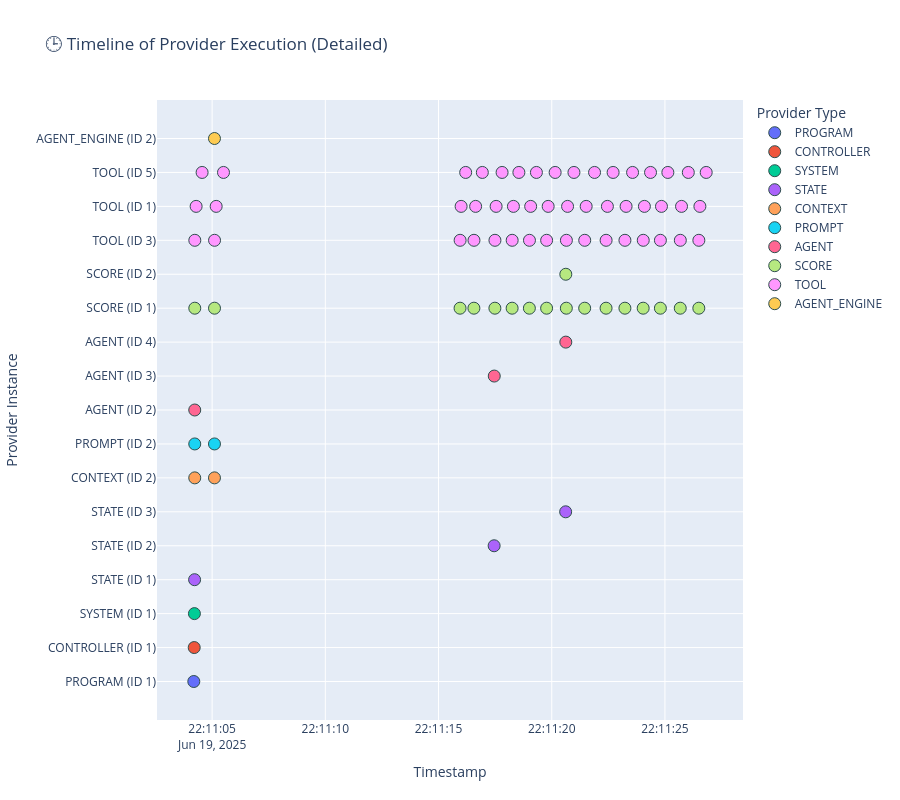

Notebook cell for this chart:
### Markdown cell above
### 🕒 Timeline of Provider Execution

This scatter plot displays a time-ordered trace of all provider invocations that occurred during the session.

#### 🧠 What this code does:
- Uses `plotly.express.scatter` to plot each row from `provider_log` based on its `timestamp` and `provider_type`.
- Each dot represents a single provider call.
- Hovering over a point reveals metadata: `provider_id`, `called_by_type`, `called_by_id`, and `latency_ms`.

#### 🔍 What you're observing:
- Execution begins at the top (`program`) and flows down through `controller`, `system`, `state`, and into `agent`, `score`, and `tool`.
- The **dense lower bands** (especially `tool` and `score`) indicate high-frequency, low-latency invocations.
- **Temporal clustering** shows how providers group during nested FSM transitions.
- You can use this view to:
  - Spot bottlenecks
  - Identify execution gaps
  - Debug step timing issues
  - Correlate structural vs runtime behavior

This chart complements the **Sankey diagram** by emphasizing *when* events happened rather than *how* they are structurally connected.

### Code cell
import plotly.express as px

# Step 1: Copy and create unique instance identifier
df_timeline = df.copy()
df_timeline["provider_label"] = df_timeline["provider_type"].astype(str).str.split(".").str[-1]
df_timeline["provider_instance"] = df_timeline.apply(
    lambda row: f"{row['provider_label']} (ID {row['provider_id']})", axis=1
)

# Step 2: Get vertical order (preserve call order)
instance_order = df_timeline.sort_values("timestamp")["provider_instance"].unique().tolist()

# Step 3: Plot
fig = px.scatter(
    df_timeline,
    x="timestamp",
    y=pd.Categorical(df_timeline["provider_instance"], categories=instance_order, ordered=True),
    color="provider_label",
    hover_data=["provider_id", "called_by_type", "called_by_id", "latency_ms"],
    title="🕒 Timeline of Provider Execution (Detailed)"
)

# Step 4: Visual tuning
fig.update_traces(marker=dict(size=12, line=dict(width=1, color="DarkSlateGrey")))
fig.update_layout(
    yaxis_title="Provider Instance",
    xaxis_title="Timestamp",
    legend_title="Provider Type",
    height=800
)

fig.show()

### Figure 1 — Plotly figure (JSON) as saved in the notebook; plotly's stock layout.template omitted (floating-point values rounded to 4 significant figures; data arrays with more than 128 entries replaced by an {"elided": "..."} marker saying what was removed)
{"data": [{"customdata": [[1, "PROVIDER_TYPE.SESSION", 1, 23115]], "hovertemplate": "provider_label=PROGRAM<br>timestamp=%{x}<br>y=%{y}<br>provider_id=%{customdata[0]}<br>called_by_type=%{customdata[1]}<br>called_by_id=%{customdata[2]}<br>latency_ms=%{customdata[3]}<extra></extra>", "legendgroup": "PROGRAM", "marker": {"color": "#636efa", "line": {"color": "DarkSlateGrey", "width": 1}, "size": 12, "symbol": "circle"}, "mode": "markers", "name": "PROGRAM", "orientation": "v", "showlegend": true, "type": "scatter", "x": ["2025-06-19T22:11:04.190419000"], "xaxis": "x", "y": ["PROGRAM (ID 1)"], "yaxis": "y"}, {"customdata": [[1, "PROVIDER_TYPE.PROGRAM", 1, 21456]], "hovertemplate": "provider_label=CONTROLLER<br>timestamp=%{x}<br>y=%{y}<br>provider_id=%{customdata[0]}<br>called_by_type=%{customdata[1]}<br>called_by_id=%{customdata[2]}<br>latency_ms=%{customdata[3]}<extra></extra>", "legendgroup": "CONTROLLER", "marker": {"color": "#EF553B", "line": {"color": "DarkSlateGrey", "width": 1}, "size": 12, "symbol": "circle"}, "mode": "markers", "name": "CONTROLLER", "orientation": "v", "showlegend": true, "type": "scatter", "x": ["2025-06-19T22:11:04.208419000"], "xaxis": "x", "y": ["CONTROLLER (ID 1)"], "yaxis": "y"}, {"customdata": [[1, "PROVIDER_TYPE.CONTROLLER", 1, 19809]], "hovertemplate": "provider_label=SYSTEM<br>timestamp=%{x}<br>y=%{y}<br>provider_id=%{customdata[0]}<br>called_by_type=%{customdata[1]}<br>called_by_id=%{customdata[2]}<br>latency_ms=%{customdata[3]}<extra></extra>", "legendgroup": "SYSTEM", "marker": {"color": "#00cc96", "line": {"color": "DarkSlateGrey", "width": 1}, "size": 12, "symbol": "circle"}, "mode": "markers", "name": "SYSTEM", "orientation": "v", "showlegend": true, "type": "scatter", "x": ["2025-06-19T22:11:04.217932000"], "xaxis": "x", "y": ["SYSTEM (ID 1)"], "yaxis": "y"}, {"customdata": [[1, "PROVIDER_TYPE.SYSTEM", 1, 13220], [2, "PROVIDER_TYPE.SYSTEM", 1, 3150], [3, "PROVIDER_TYPE.SYSTEM", 1, 1771]], "hovertemplate": "provider_label=STATE<br>timestamp=%{x}<br>y=%{y}<br>provider_id=%{customdata[0]}<br>called_by_type=%{customdata[1]}<br>called_by_id=%{customdata[2]}<br>latency_ms=%{customdata[3]}<extra></extra>", "legendgroup": "STATE", "marker": {"color": "#ab63fa", "line": {"color": "DarkSlateGrey", "width": 1}, "size": 12, "symbol": "circle"}, "mode": "markers", "name": "STATE", "orientation": "v", "showlegend": true, "type": "scatter", "x": ["2025-06-19T22:11:04.225933000", "2025-06-19T22:11:17.455457000", "2025-06-19T22:11:20.614114000"], "xaxis": "x", "y": ["STATE (ID 1)", "STATE (ID 2)", "STATE (ID 3)"], "yaxis": "y"}, {"customdata": [[2, "PROVIDER_TYPE.PROMPT", 2, 859], [2, "PROVIDER_TYPE.PROMPT", 2, 847]], "hovertemplate": "provider_label=CONTEXT<br>timestamp=%{x}<br>y=%{y}<br>provider_id=%{customdata[0]}<br>called_by_type=%{customdata[1]}<br>called_by_id=%{customdata[2]}<br>latency_ms=%{customdata[3]}<extra></extra>", "legendgroup": "CONTEXT", "marker": {"color": "#FFA15A", "line": {"color": "DarkSlateGrey", "width": 1}, "size": 12, "symbol": "circle"}, "mode": "markers", "name": "CONTEXT", "orientation": "v", "showlegend": true, "type": "scatter", "x": ["2025-06-19T22:11:04.231933000", "2025-06-19T22:11:05.103990000"], "xaxis": "x", "y": ["CONTEXT (ID 2)", "CONTEXT (ID 2)"], "yaxis": "y"}, {"customdata": [[2, "PROVIDER_TYPE.AGENT", 2, 866], [2, "PROVIDER_TYPE.AGENT_ENGINE", 2, 850]], "hovertemplate": "provider_label=PROMPT<br>timestamp=%{x}<br>y=%{y}<br>provider_id=%{customdata[0]}<br>called_by_type=%{customdata[1]}<br>called_by_id=%{customdata[2]}<br>latency_ms=%{customdata[3]}<extra></extra>", "legendgroup": "PROMPT", "marker": {"color": "#19d3f3", "line": {"color": "DarkSlateGrey", "width": 1}, "size": 12, "symbol": "circle"}, "mode": "markers", "name": "PROMPT", "orientation": "v", "showlegend": true, "type": "scatter", "x": ["2025-06-19T22:11:04.231933000", "2025-06-19T22:11:05.103990000"], "xaxis": "x", "y": ["PROMPT (ID 2)", "PROMPT (ID 2)"], "yaxis": "y"}, {"customdata": [[2, "PROVIDER_TYPE.STATE", 1, 11710], [3, "PROVIDER_TYPE.STATE", 2, 1536], [4, "PROVIDER_TYPE.STATE", 3, 15]], "hovertemplate": "provider_label=AGENT<br>timestamp=%{x}<br>y=%{y}<br>provider_id=%{customdata[0]}<br>called_by_type=%{customdata[1]}<br>called_by_id=%{customdata[2]}<br>latency_ms=%{customdata[3]}<extra></extra>", "legendgroup": "AGENT", "marker": {"color": "#FF6692", "line": {"color": "DarkSlateGrey", "width": 1}, "size": 12, "symbol": "circle"}, "mode": "markers", "name": "AGENT", "orientation": "v", "showlegend": true, "type": "scatter", "x": ["2025-06-19T22:11:04.231933000", "2025-06-19T22:11:17.460973000", "2025-06-19T22:11:20.621118000"], "xaxis": "x", "y": ["AGENT (ID 2)", "AGENT (ID 3)", "AGENT (ID 4)"], "yaxis": "y"}, {"customdata": [[1, "PROVIDER_TYPE.CONTEXT", 2, 848], [1, "PROVIDER_TYPE.CONTEXT", 2, 840], [1, "PROVIDER_TYPE.SYSTEM", 1, 602], [1, "PROVIDER_TYPE.SYSTEM", 1, 874], [1, "PROVIDER_TYPE.AGENT", 3, 757], [1, "PROVIDER_TYPE.AGENT", 3, 736], [1, "PROVIDER_TYPE.SYSTEM", 1, 754], [1, "PROVIDER_TYPE.SYSTEM", 1, 822], [2, "PROVIDER_TYPE.AGENT", 4, 7], [1, "PROVIDER_TYPE.SYSTEM", 1, 804], [1, "PROVIDER_TYPE.SYSTEM", 1, 922], [1, "PROVIDER_TYPE.CONTROLLER", 1, 828], [1, "PROVIDER_TYPE.CONTROLLER", 1, 789], [1, "PROVIDER_TYPE.PROGRAM", 1, 754], [1, "PROVIDER_TYPE.PROGRAM", 1, 858], [1, "PROVIDER_TYPE.SESSION", 1, 815], [1, "PROVIDER_TYPE.SESSION", 1, 801]], "hovertemplate": "provider_label=SCORE<br>timestamp=%{x}<br>y=%{y}<br>provider_id=%{customdata[0]}<br>called_by_type=%{customdata[1]}<br>called_by_id=%{customdata[2]}<br>latency_ms=%{customdata[3]}<extra></extra>", "legendgroup": "SCORE", "marker": {"color": "#B6E880", "line": {"color": "DarkSlateGrey", "width": 1}, "size": 12, "symbol": "circle"}, "mode": "markers", "name": "SCORE", "orientation": "v", "showlegend": true, "type": "scatter", "x": ["2025-06-19T22:11:04.233933000", "2025-06-19T22:11:05.104990000", "2025-06-19T22:11:15.950458000", "2025-06-19T22:11:16.561622000", "2025-06-19T22:11:17.488985000", "2025-06-19T22:11:18.250021000", "2025-06-19T22:11:19.011530000", "2025-06-19T22:11:19.773329000", "2025-06-19T22:11:20.621118000", "2025-06-19T22:11:20.644112000", "2025-06-19T22:11:21.454659000", "2025-06-19T22:11:22.398658000", "2025-06-19T22:11:23.231392000", "2025-06-19T22:11:24.038049000", "2025-06-19T22:11:24.798101000", "2025-06-19T22:11:25.675786000", "2025-06-19T22:11:26.495885000"], "xaxis": "x", "y": ["SCORE (ID 1)", "SCORE (ID 1)", "SCORE (ID 1)", "SCORE (ID 1)", "SCORE (ID 1)", "SCORE (ID 1)", "SCORE (ID 1)", "SCORE (ID 1)", "SCORE (ID 2)", "SCORE (ID 1)", "SCORE (ID 1)", "SCORE (ID 1)", "SCORE (ID 1)", "SCORE (ID 1)", "SCORE (ID 1)", "SCORE (ID 1)", "SCORE (ID 1)"], "yaxis": "y"}, {"customdata": {"elided": "48x4 mixed values"}, "hovertemplate": "provider_label=TOOL<br>timestamp=%{x}<br>y=%{y}<br>provider_id=%{customdata[0]}<br>called_by_type=%{customdata[1]}<br>called_by_id=%{customdata[2]}<br>latency_ms=%{customdata[3]}<extra></extra>", "legendgroup": "TOOL", "marker": {"color": "#FF97FF", "line": {"color": "DarkSlateGrey", "width": 1}, "size": 12, "symbol": "circle"}, "mode": "markers", "name": "TOOL", "orientation": "v", "showlegend": true, "type": "scatter", "x": ["2025-06-19T22:11:04.234932000", "2025-06-19T22:11:04.292860000", "2025-06-19T22:11:04.556840000", "2025-06-19T22:11:05.106989000", "2025-06-19T22:11:05.178537000", "2025-06-19T22:11:05.502011000", "2025-06-19T22:11:15.952739000", "2025-06-19T22:11:15.996980000", "2025-06-19T22:11:16.198478000", "2025-06-19T22:11:16.565086000", "2025-06-19T22:11:16.638099000", "2025-06-19T22:11:16.934176000", "2025-06-19T22:11:17.490985000", "2025-06-19T22:11:17.542683000", "2025-06-19T22:11:17.806607000", "2025-06-19T22:11:18.252022000", "2025-06-19T22:11:18.306808000", "2025-06-19T22:11:18.548641000", "2025-06-19T22:11:19.015530000", "2025-06-19T22:11:19.069350000", "2025-06-19T22:11:19.322792000", "2025-06-19T22:11:19.774330000", "2025-06-19T22:11:19.841909000", "2025-06-19T22:11:20.149753000", "2025-06-19T22:11:20.647114000", "2025-06-19T22:11:20.698961000", "2025-06-19T22:11:20.980076000", "2025-06-19T22:11:21.456659000", "2025-06-19T22:11:21.520597000", "2025-06-19T22:11:21.890732000", "2025-06-19T22:11:22.400659000", "2025-06-19T22:11:22.458318000", "2025-06-19T22:11:22.709838000", "2025-06-19T22:11:23.232393000", "2025-06-19T22:11:23.283417000", "2025-06-19T22:11:23.569643000", "2025-06-19T22:11:24.041053000", "2025-06-19T22:11:24.092269000", "2025-06-19T22:11:24.362887000", "2025-06-19T22:11:24.799103000", "2025-06-19T22:11:24.846415000", "2025-06-19T22:11:25.128132000", "2025-06-19T22:11:25.678786000", "2025-06-19T22:11:25.731756000", "2025-06-19T22:11:26.031114000", "2025-06-19T22:11:26.497364000", "2025-06-19T22:11:26.543689000", "2025-06-19T22:11:26.821863000"], "xaxis": "x", "y": ["TOOL (ID 3)", "TOOL (ID 1)", "TOOL (ID 5)", "TOOL (ID 3)", "TOOL (ID 1)", "TOOL (ID 5)", "TOOL (ID 3)", "TOOL (ID 1)", "TOOL (ID 5)", "TOOL (ID 3)", "TOOL (ID 1)", "TOOL (ID 5)", "TOOL (ID 3)", "TOOL (ID 1)", "TOOL (ID 5)", "TOOL (ID 3)", "TOOL (ID 1)", "TOOL (ID 5)", "TOOL (ID 3)", "TOOL (ID 1)", "TOOL (ID 5)", "TOOL (ID 3)", "TOOL (ID 1)", "TOOL (ID 5)", "TOOL (ID 3)", "TOOL (ID 1)", "TOOL (ID 5)", "TOOL (ID 3)", "TOOL (ID 1)", "TOOL (ID 5)", "TOOL (ID 3)", "TOOL (ID 1)", "TOOL (ID 5)", "TOOL (ID 3)", "TOOL (ID 1)", "TOOL (ID 5)", "TOOL (ID 3)", "TOOL (ID 1)", "TOOL (ID 5)", "TOOL (ID 3)", "TOOL (ID 1)", "TOOL (ID 5)", "TOOL (ID 3)", "TOOL (ID 1)", "TOOL (ID 5)", "TOOL (ID 3)", "TOOL (ID 1)", "TOOL (ID 5)"], "yaxis": "y"}, {"customdata": [[2, "PROVIDER_TYPE.AGENT", 2, 10805]], "hovertemplate": "provider_label=AGENT_ENGINE<br>timestamp=%{x}<br>y=%{y}<br>provider_id=%{customdata[0]}<br>called_by_type=%{customdata[1]}<br>called_by_id=%{customdata[2]}<br>latency_ms=%{customdata[3]}<extra></extra>", "legendgroup": "AGENT_ENGINE", "marker": {"color": "#FECB52", "line": {"color": "DarkSlateGrey", "width": 1}, "size": 12, "symbol": "circle"}, "mode": "markers", "name": "AGENT_ENGINE", "orientation": "v", "showlegend": true, "type": "scatter", "x": ["2025-06-19T22:11:05.103990000"], "xaxis": "x", "y": ["AGENT_ENGINE (ID 2)"], "yaxis": "y"}], "layout": {"height": 800, "legend": {"title": {"text": "Provider Type"}, "tracegroupgap": 0}, "title": {"text": "🕒 Timeline of Provider Execution (Detailed)"}, "xaxis": {"anchor": "y", "domain": [0, 1], "title": {"text": "Timestamp"}}, "yaxis": {"anchor": "x", "domain": [0, 1], "title": {"text": "Provider Instance"}}}}
